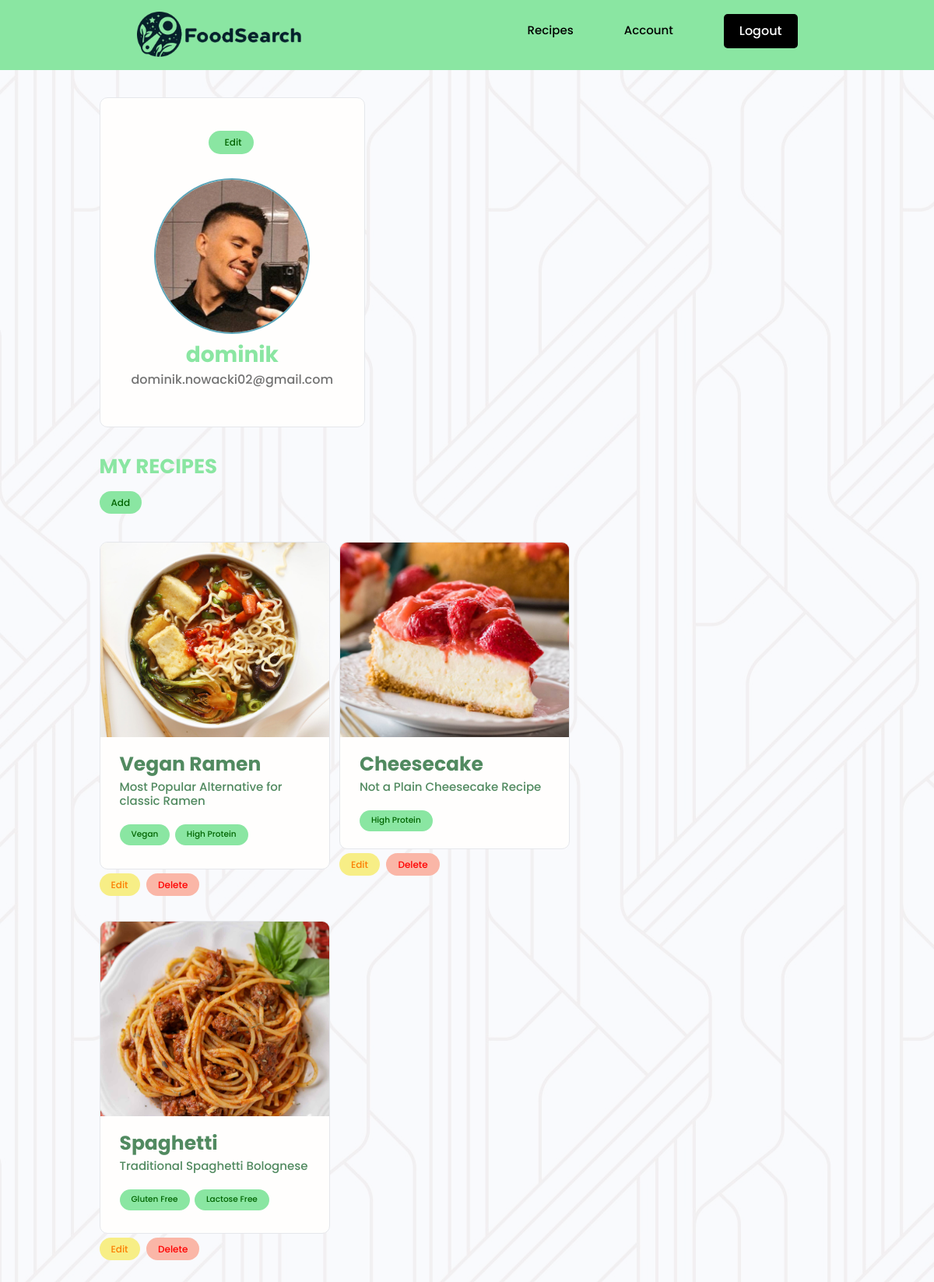
Page /users/account/ (signed in) on the committed database.
### catalogue/models.py (models this page shows, shortened)
class Profile(models.Model):
    user = models.OneToOneField(User,on_delete=models.CASCADE,null=True,blank=True)
    username = models.CharField(blank=False,null=False,max_length=200)
    image = models.ImageField(blank=True,null=True,upload_to="recipes/",default="recipes/default-profile.jpg")
    email = models.EmailField(blank=False,null=False,max_length=200)
    created = models.DateTimeField(auto_now_add=True)
    id = models.UUIDField(default=uuid.uuid4,editable=False,primary_key=True,unique=True)

class Recipe(models.Model):
    id = models.UUIDField(default=uuid.uuid4,editable=False,primary_key=True,unique=True)
    owner = models.ForeignKey(Profile,on_delete=models.SET_NULL,blank=True,null=True,related_name='recipes')
    created = models.DateTimeField(auto_now_add=True)
    name = models.CharField(blank=False,null=False,max_length=200)
    image = models.ImageField(blank=True,null=True,upload_to="recipes/",default="recipes/default-recipe.jpg")
    vote_total = models.IntegerField(default=0,null=True,blank=True)
    vote_ratio = models.IntegerField(default=0,null=True,blank=True)
    intro = models.CharField(max_length=100,blank=True,null=True)
    description = models.TextField(blank=True,null=True)
    tags = models.ManyToManyField('Tag',blank=True)
    class Meta:
        ordering = ['vote_ratio','vote_total']

class Tag(models.Model):
    id = models.UUIDField(default=uuid.uuid4,editable=False,primary_key=True,unique=True)
    created = models.DateTimeField(auto_now_add=True)
    name = models.CharField(max_length=200,blank=False,null=False)

### users/views.py (the view)
# urls.py: path('account/',views.account,name='account'),
@login_required(login_url='login')
def account(request):
    profile: Profile = Profile.objects.get(id=request.user.profile.id)
    recipes = profile.recipes.all()
    context = {'profile':profile,'recipes':recipes}
    return render(request,'account.html',context=context)

### users/templates/account.html (shortened to what this page needs)
{% extends 'main.html' %}
{% block body %}
<main class="profile my-md">
    <div class="container">
      <div class="layout">
        <div class="column column--1of3">
          <div class="card text-center">
            <div class="card__body dev">
                <a class="tag tag--pill tag--main settings__btn" href="{% url 'edit-account' %}">Edit</a> <br>
                <br>
                <img class="avatar avatar--xl" src="{{ profile.image.url }}" />
                <h2 class="dev__name">{{ profile.username }}</h2>
                <p class="dev__title">{{ profile.email }}</p>
            </div>
          </div>
        </div>
        <div class="column column--2of3">
          <div class="devInfo">
            <h3 class="devInfo__title">My Recipes</h3> <a href="{% url 'add-recipe' %}" class="tag tag--pill tag--main">Add</a>
            <br>
            <br>
            <div class="grid grid--two">
            {% for recipe in recipes %}
              <div class="column">
                <div class="card project">
                  <a href="{% url 'single-recipe' recipe.id %}" class="project">
                    <img class="project__thumbnail" src="{{ recipe.image.url }}" alt="recipe thumbnail" />
                    <div class="card__body">
                      <h3 class="project__title">{{ recipe.name }}</h3>
                      <h5 class="project__intro">
                        {% if recipe.intro|length > 50 %}
                          {{recipe.intro|slice:"50"}}...
                        {% else %}
                          {{recipe.intro}}
                        {% endif %}
                      </h5>
                      <div class="project__tags">
                        {% for tag in recipe.tags.all %}
                        <span class="tag tag--pill tag--main">
                          <small>{{tag.name}}</small>
                        </span>
                        {% endfor %}
                      </div>
                    </div>
                  </a>
                </div>
                <a href="{% url 'edit-recipe' recipe.id %}"><span class="tag tag--pill tag--edit">Edit</span></a><span>&nbsp;</span>
                <a href="{% url 'delete-recipe' recipe.id %}"><span class="tag tag--pill tag--delete">Delete</span></a>
              </div>
              {% endfor %}
            </div>
          </div>
        </div>
      </div>
    </div>
  </main>
{% endblock body %}

### static/styles/app.css (style rules this page uses)
:root { --color-sub: #2d2d39; }
.card { border: 2px solid var(--border-card); }
img { width: 100%; }
.profile { opacity: 1; }
.profile::before { z-index: -1; opacity: 0.15; content: ''; display: block; position: fixed; top: 0; left: 0; bottom: 0; right: 0; background: url('/static/images/pattern.jpg'); }
.profile .card > .dev { padding: 4rem; }
.dev__name { color: var(--color-sub); font-size: 2.8rem; font-weight: 700; margin-top: 1rem; margin-bottom: 0.5rem; }
.dev__title { font-size: 1.6rem; font-weight: 500; line-height: 1.3; }
.devInfo { margin-bottom: 3rem; }
.devInfo__title, .devInfo__subtitle { font-size: 2.6rem; color: var(--color-sub); text-transform: uppercase; font-weight: 700; margin-bottom: 1.5rem; }
.project__thumbnail { height: 25rem; object-fit:cover; object-position:center; }
.project__title { font-size: 2.5rem; font-weight: 700; color: #518a60; }
.project__intro { font-size: 1.5rem; font-weight: 500; color: #518a60; margin-bottom: 2rem; }

### static/uikit/styles/modules/_variables.css (style rules this page uses)
:root { --color-main: #5aa5b9; --color-main-light: #e6faff; --color-sub: #8ae6a2; --color-sub-light: #51546e; --color-sub-lighter: #ededfd; --color-text: #737373; --color-gray: #8b8b8b; --color-light: #000000; --color-light-gray: #767676; --color-bg: #f8fafd; --color-white: #fffefd; --color-white-light: #f3f3f3; --color-success: #359e64; --color-success-bg: #def8e8; --color-error: #fc4b0b; --color-error-bg: #fff2ee; --font-base: 'Poppins', arial, helvetica, 'Segoe UI', roboto, ubuntu, sans-serif; --font-monospace: 'Fira Code', 'Courier New', courier, monospace; --font-regular: 300; --font-medium: 500; --font-bold: 700; --border-card: #e5e7eb; --generic-shadow: 1px 1px 5px #00000010; --generic-transition: all 0.3s ease-in-out; }

### static/uikit/styles/modules/_base.css (style rules this page uses)
* { margin: 0; padding: 0; box-sizing: border-box; text-rendering: optimizeLegibility; color: inherit; font-size: inherit; }
html { font-size: 50%; }
@media only screen and (min-width: 480px) { html { font-size: 56.25%; } }
@media only screen and (min-width: 1200px) { html { font-size: 62.5%; } }
body { line-height: 1.6; font-weight: 400; font-size: 1.5rem; color: var(--color-text); background-color: var(--color-bg); min-height: 100vh; }

### static/uikit/styles/modules/_typography.css (style rules this page uses)
* { font-family: var(--font-base); }
h2 { font-size: 3.6rem; font-weight: var(--font-bold); }
h3 { font-size: 3.2rem; font-weight: var(--font-medium); }
h5 { font-size: 2.4rem; font-weight: var(--font-medium); }
h5, h6 { font-weight: var(--font-regular); }
p, span, strong { font-size: 1.6rem; color: var(--color-text); font-weight: var(--font-regular); }
a { padding-bottom: 2px; text-decoration: none; display: inline-block; color: var(--color-main); font-weight: var(--font-medium); }

### static/uikit/styles/modules/_utilities.css (style rules this page uses)
.container { width: 92%; max-width: 165rem; margin: 0 auto; box-sizing: border-box; }
@media screen and (min-width: 1000px) { .container { width: 90%; } }
@media screen and (min-width: 1200px) { .container { width: 80%; } }
.text-center { text-align: center; }
.my-md { margin: 3rem auto; }

### static/uikit/styles/modules/_avatar.css (style rules this page uses)
.avatar { border-radius: 50%; border: 2px solid var(--color-main); object-fit: cover; }
.avatar--xl { height: 20rem; width: 20rem; }

### static/uikit/styles/modules/_card.css (style rules this page uses)
.card { border-radius: 1rem; background-color: var(--color-white); border: 1.5px solid var(--border-card); width: auto; height: auto; margin-top: 0.5rem; margin-bottom: 0.5rem; overflow: hidden; }
.card__body, .card__header { padding: 2rem 2.5rem; }

### static/uikit/styles/modules/_tag.css (style rules this page uses)
.tag { display: inline-flex; align-items: center; background-color: var(--color-sub); height: -webkit-fit-content; height: -moz-fit-content; height: fit-content; width: -webkit-fit-content; width: -moz-fit-content; width: fit-content; border-radius: 0.5rem; padding: 0.5rem 1.5rem; font-size: 1.2rem; cursor: pointer; }
.tag:not(:last-child) { margin-right: 0.25rem; margin-bottom: 0.75rem; }
.tag > small { color: var(--color-white); }
.tag--pill { border-radius: 5rem; }
.tag--edit { background: #f7ee86; color: #fc7f03; font-weight: 500; }
.tag--delete { background: #fab6a7; color: red; font-weight: 500; }
.tag--main, .tag--main > small { background: var(--color-sub); color: darkgreen; font-weight: 500; }

### static/uikit/styles/modules/_grid.css (style rules this page uses)
.grid { display: flex; flex-wrap: wrap; justify-content: flex-start; align-items: stretch; }
.grid > .column { min-width: 28rem; margin-bottom: 2.5rem; }
.grid--two > .column { flex-basis: 100%; }
@media screen and (min-width: 800px) { .grid--two { margin-right: -2%; } }
@media screen and (min-width: 800px) { .grid--two > .column { margin-right: 2%; } }
@media screen and (min-width: 800px) { .grid--two > .column { flex-basis: 48%; } }

### rows in the picture
Profile: image (picture), username "dominik", email "dominik.nowacki02@gmail.com"
Recipe: image (picture), name "Vegan Ramen", intro "Most Popular Alternative for classic Ramen"
Tag: name "Vegan"
Tag: name "High Protein"
Recipe: image (picture), name "Cheesecake", intro "Not a Plain Cheesecake Recipe"
Recipe: image (picture), name "Spaghetti", intro "Traditional Spaghetti Bolognese"
Tag: name "Gluten Free"
Tag: name "Lactose Free"
